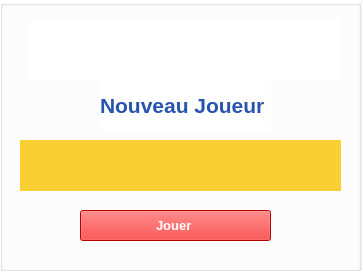
<?xml version="1.0" encoding="UTF-8"?>
<ui version="4.0">
 <class>Form</class>
 <widget class="QWidget" name="Form">
  <property name="geometry">
   <rect>
    <x>0</x>
    <y>0</y>
    <width>362</width>
    <height>271</height>
   </rect>
  </property>
  <property name="windowTitle">
   <string>Form</string>
  </property>
  <widget class="QGroupBox" name="groupBox">
   <property name="geometry">
    <rect>
     <x>0</x>
     <y>0</y>
     <width>361</width>
     <height>271</height>
    </rect>
   </property>
   <property name="styleSheet">
    <string notr="true">background-color: rgb(255, 255, 255);</string>
   </property>
   <property name="title">
    <string/>
   </property>
   <widget class="QPushButton" name="pushButton">
    <property name="geometry">
     <rect>
      <x>80</x>
      <y>210</y>
      <width>191</width>
      <height>31</height>
     </rect>
    </property>
    <property name="font">
     <font>
      <pointsize>10</pointsize>
      <weight>75</weight>
      <bold>true</bold>
     </font>
    </property>
    <property name="styleSheet">
     <string notr="true">background-color: rgb(255, 0, 0);
color: rgb(255, 255, 255);</string>
    </property>
    <property name="text">
     <string>Jouer </string>
    </property>
   </widget>
   <widget class="QLineEdit" name="lineEdit">
    <property name="geometry">
     <rect>
      <x>20</x>
      <y>140</y>
      <width>321</width>
      <height>51</height>
     </rect>
    </property>
    <property name="font">
     <font>
      <pointsize>16</pointsize>
      <weight>75</weight>
      <bold>true</bold>
     </font>
    </property>
    <property name="styleSheet">
     <string notr="true">color: rgb(40, 83, 175);
background-color: rgb(250, 207, 51);</string>
    </property>
    <property name="text">
     <string/>
    </property>
    <property name="frame">
     <bool>false</bool>
    </property>
    <property name="cursorPosition">
     <number>0</number>
    </property>
    <property name="readOnly">
     <bool>false</bool>
    </property>
   </widget>
   <widget class="QLabel" name="label">
    <property name="geometry">
     <rect>
      <x>100</x>
      <y>80</y>
      <width>171</width>
      <height>51</height>
     </rect>
    </property>
    <property name="font">
     <font>
      <pointsize>16</pointsize>
      <weight>75</weight>
      <bold>true</bold>
     </font>
    </property>
    <property name="styleSheet">
     <string notr="true">color: rgb(40, 83, 175);
</string>
    </property>
    <property name="text">
     <string>Nouveau Joueur </string>
    </property>
   </widget>
   <widget class="QFrame" name="frame">
    <property name="geometry">
     <rect>
      <x>30</x>
      <y>19</y>
      <width>311</width>
      <height>61</height>
     </rect>
    </property>
    <property name="frameShape">
     <enum>QFrame::StyledPanel</enum>
    </property>
    <property name="frameShadow">
     <enum>QFrame::Raised</enum>
    </property>
    <widget class="QLabel" name="label_2">
     <property name="geometry">
      <rect>
       <x>0</x>
       <y>0</y>
       <width>311</width>
       <height>61</height>
      </rect>
     </property>
     <property name="text">
      <string/>
     </property>
     <property name="pixmap">
      <pixmap>renommer.png</pixmap>
     </property>
     <property name="scaledContents">
      <bool>true</bool>
     </property>
    </widget>
   </widget>
  </widget>
 </widget>
 <resources/>
 <connections/>
</ui>
